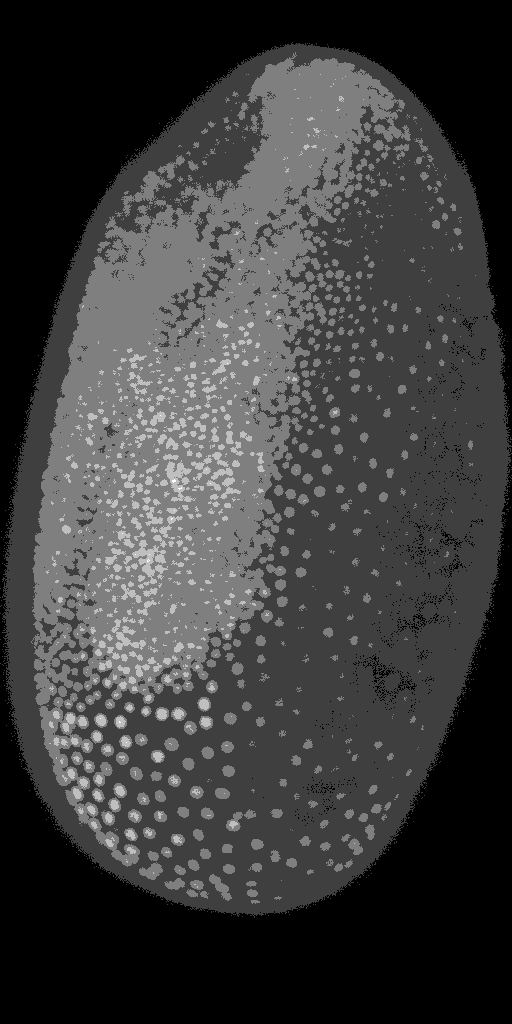
#> input picture ryan_savill/03_background_subtraction/MAX_Lund_18.0_22.0_Hours Z-projection t1.tif, 512 x 1024 px, found by its file name
$ jupyter execute 'Introduction to Image Analysis Basics in Python with Scikit Image.ipynb'
#> lines starting #> are read from the running program, lines starting #| are printed output that depends on the picture; after the words box and inside, x2 and y2 are one past the last pixel; in counts of white or black regions, pixels touching at a corner belong together
# Introduction to Image Analysis Basics in Python with Scikit Image
Now that we have a grasp of the basics of python it's time to get started with some proper image analysis! For the purposes of trying out image analysis I have a picture of a tribolium embryo with stained nuclei. It previously was a 3D image but we are working with a maximum projection to keep it simple (This means the maximum intensity over all slices of the embryo were taken). Now to see how processing is done in python the explanation will be shown with this example.
The first step in any program is to import the libraries needed. You can import whole libraries for example numpy:

[cell 1]
# we are importing it as 'np' to make the code that we have to write shorter
import numpy as np

Or we can import parts of a library that we need for example from scikit image or matplotlib

[cell 2]
from skimage import data, io, filters, feature
import matplotlib.pyplot as plt

If you have downloaded anaconda and created an environment as was described in my first [post](https://cryaaa.github.io/Python-Image-Analysis-Blog/Introduction_to_Python) you will have these libraries pre-installed as they are some of the standard scientific packages needed in python. If you get any errors, go to the command line, activate your environment and install the libraries. If you search the library you want to install in google you will find how to install them in your environment on the sites.

Now that we have the libraries imported we can talk a bit about them: Numpy is one of the most important libraries you'll need since a lot of the other libraries we will work with are partially based on numpy. In short numpy is a framework with which arrays can be used for mathmatical operations like vectors and matrices, but it is also far more than that. I would HIGHLY suggest watching [this video](https://www.youtube.com/watch?v=4uFs1qouPEI&list=PLZsOBAyNTZwYHBIlu_PUO19M7aHMgwBJr&index=12&ab_channel=DigitalSreeni) on numpy arrays and how they work. It is also helpful to play around with numpy arrays yourself to get used to how they work, because pictures in python are nothing else that numpy arrays of intensities!

The other library we will be using is scikit image: you could think of this library a bit like the ImageJ of python. It has hundreds of functions needed for image analysis included and this saves us form defining our own functions for gaussian blurs, thresholding, etc. Most importantly the 'io' submodule can be used to read and write images into or from python:

[cell 3]
# you will need to write the filepath for where you have
# the data stored in this variable as a string!
yourfilepath = 'data//02 Introduction to Image Analysis Basics in Python with Scikit Image//'

# the image will now be loaded into this variable
tribolium = io.imread(yourfilepath + 'MAX_Lund_18.0_22.0_Hours Z-projection t1.tif')
#> tribolium is the input picture: shape (1024, 512) uint16; min 126, max 1113, mean 373.7

# Let's see what happens if we print it!
print(tribolium)
#> (printed output is left out)
print('shape of tribolium picture: {}'.format(tribolium.shape))
#| shape of tribolium picture: (1024, 512)

Now we can obviously see that printing the values of the picture do not show it. We can also see that the shape of the picture is 1024 x 512 pixels and is represented by and array of 1024 arrays with the length 512: each value representing the intensity of a pixel. To take a look at a 2D image we need to use other functions. Either we can use scikit image or matplotlib: a library for plotting data (and images). Below you can see how to do this:

[cell 4]
# This line of code changes the image size when displayed
# the command is from matplotlibs pyplot submodule
plt.figure(figsize=(10,10))

# This line of code visualises the picture with the
# configured size
io.imshow(tribolium)

We can also display images with matplotlib. This needs more lines of code but we also have some more options regarding the plots like title. A detailed description of different plotting techniques can be found [here](https://matplotlib.org/3.1.0/gallery/subplots_axes_and_figures/subplots_demo.html)

[cell 5]
# here two objects of the plot are generated
# again we are setting the figure size larger
# than the standard size
fig, ax = plt.subplots(figsize=(10,10))

# the ax object is then used to display our picture
# cmap changes the colormap to greyscale
ax.imshow(tribolium, cmap='gray')

# we can also set a title for the plot in matplotlib
ax.set_title('Microscopy image of tribolium embryo at t1')

# The final command shows the plot we have generated above
plt.show()

Now that we have learnt how to look at our image we can move on to manipulating it! First we will perform simple thresholding with a median filter as preprocessing and otsu as the tresholding method. As you will see thresholding works slightly different to ImageJ and cellprofiler as we only get the value of the threshold. This value can then be used to check each pixel. Since our image is a numpy array this is really easy and only one line of code! To look at the original image side by side we will use matplotlib to display the results:

[cell 6]
# importing the scipy library since it contains a median filter
from scipy import ndimage

# medianfiltering with scipy to remove noise in the image
medianfilteredtrib = ndimage.median_filter(tribolium, size = 1)

# determining the intensity value of the threshold according to otsu
otsu_thresh = filters.threshold_otsu(medianfilteredtrib)
#> otsu_thresh = 422

# here we perform the binarisation and all it takes is one line!
# the larger than symbol applies to each pixel in the image and returns
# either true or false, which is either white ore black, respectively
tribolium_binary = medianfilteredtrib > otsu_thresh
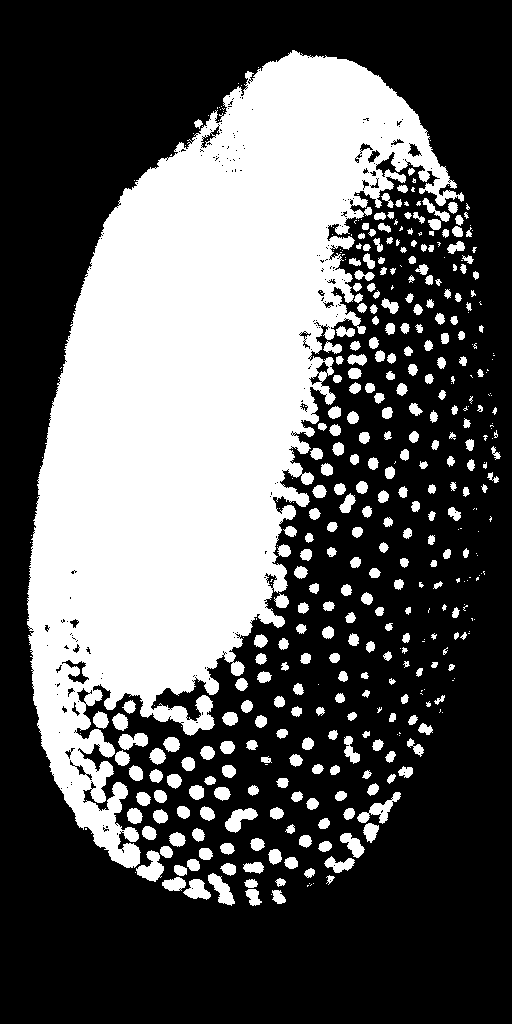
#> tribolium_binary: shape (1024, 512) bool; 35.9% white; 438 white regions (147 under 20 px), largest, box (x1, y1, x2, y2) and area: (27, 50, 464, 868) 160173, (136, 850, 164, 882) 484, (357, 792, 401, 824) 474


# plotting the original and thresholded image
# the 1 after the subplot determines number of rows
# the 2 after the subplot determines number of columns
fig, (ax1, ax2) = plt.subplots(1, 2, figsize =(10,10))

# show the results in grayscale
plt.gray()

# displaying the two images
ax1.imshow(tribolium)
ax2.imshow(tribolium_binary)

# setting titles
ax1.set_title("Original Image")
ax2.set_title("Tresholded Nuclei")

# showing the plots
plt.show()
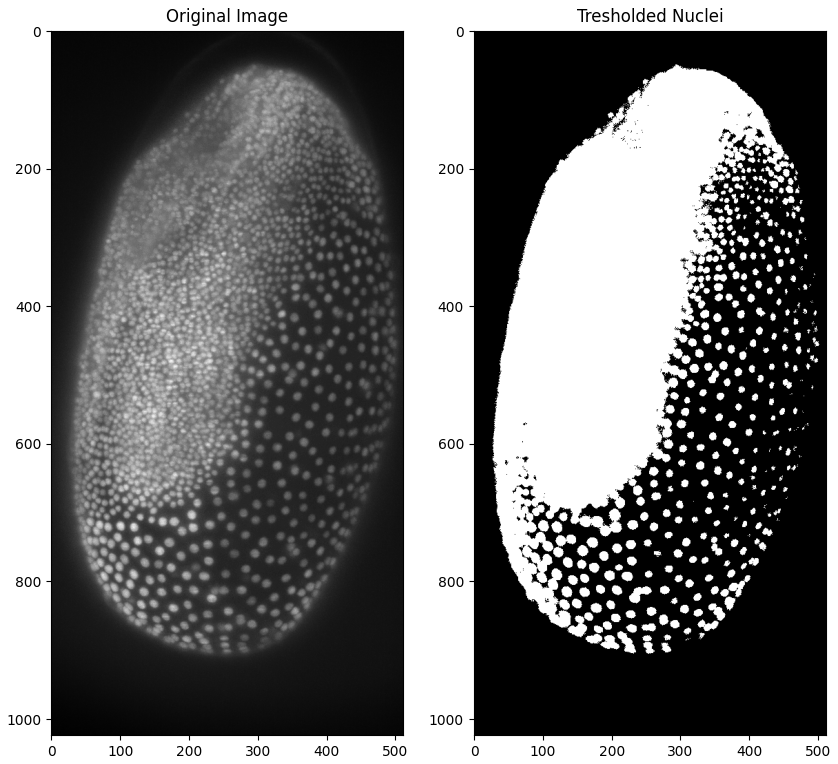
#> figure drawn by matplotlib, 2 panels

Instead of writing every line of code directly we can also perform more complicated workflows by defining a function and then calling it. This is especially helpful when we need to use functions often or we want to keep the code simple to not get lost in what sometimes is called [spaghetti-code](https://en.wikipedia.org/wiki/Spaghetti_code). Here we are writing a function that does the median-filter and thresholding like above, with a few input parameters so we can choose the median-filter size and if the background is black or white. If we already write default values in the function definition we can choose to change these values when we call the function or just call the function without the variables and work with the default values. The result should still be the same as above:

[cell 7]
def median_and_otsutresh(img,mediansize = 1,blackbgnd = True):
    # for a function to always work you need to import the libraries used in the function
#> called with mediansize = 1, blackbgnd = True
    from scipy.ndimage import median_filter
    from skimage.filters import threshold_otsu

    medianimg = median_filter(img,mediansize)

    tresh = threshold_otsu(medianimg)
#> tresh = 422

    # check if the background is black
    if blackbgnd:
        # return thresholded image
        return medianimg > tresh

    # background is white
    else:
        # return thresholded image
        return medianimg < tresh

# calling the function
tribolium_binary_function = median_and_otsutresh(tribolium)

# plotting------------------------------------------------------
fig, (ax1, ax2) = plt.subplots(1, 2, figsize =(10,10))
plt.gray()

# displaying the two images
ax1.imshow(tribolium)
ax2.imshow(tribolium_binary_function)

# setting titles
ax1.set_title("Original Image")
ax2.set_title("Tresholded Nuclei")

# showing the plots
plt.show()

These results are not too great so some preprocessing appart from the median filter is needed. Here we will use a tophat filter for background subtraction in order to achieve a more percise segmentation. The function shown here is a simple implementation of the scikit image function and works with a radius as parameter for the tophat filtering. A more in-depth look at background subtration is will be provided in a separate blogpost!

[cell 8]
# defining a function for background subtraction
def subtract_background(image, radius=50, light_bg=False):
        #scikit image tophat function and structuring element need to be imported
#> called with radius = 15, light_bg = False
        from skimage.morphology import white_tophat, black_tophat, disk

        # this structuring element determines the size of background subtraction
        str_el = disk(radius)

        if light_bg:
            # the tophat function needs the image as well as the structuring element
            return black_tophat(image, str_el)

        else:
            return white_tophat(image, str_el)
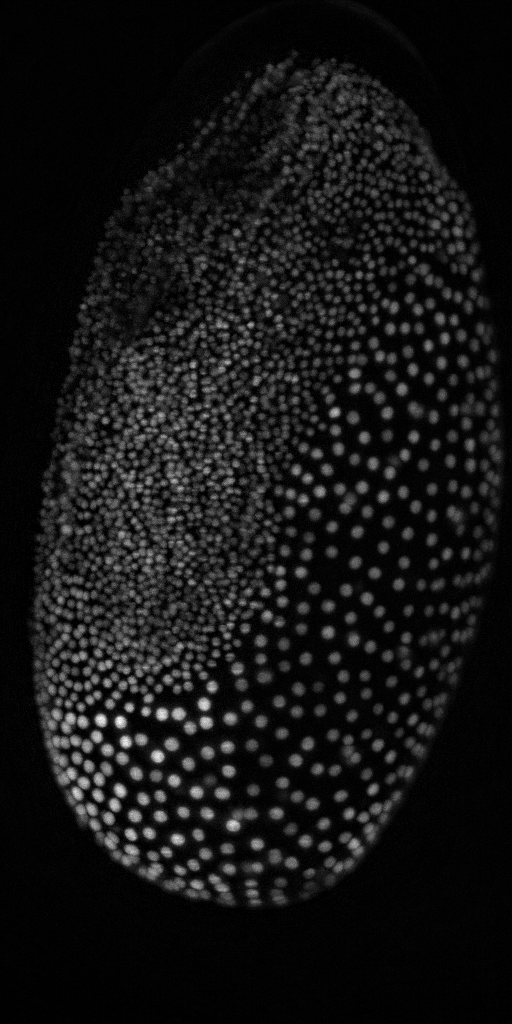
#> returned value: shape (1024, 512) uint16; min 0, max 716, mean 59.9; drawn with min black and max white

# calling the function
b_sub_triboium = subtract_background(tribolium,15)

# thresholding with previous function
thresh_b_sub_trib = median_and_otsutresh(b_sub_triboium)
#> call 2 of median_and_otsutresh, with mediansize = 1, blackbgnd = True
#> in median_and_otsutresh (call 2), `tresh = threshold_otsu(medianimg)`: tresh = 114
#> in median_and_otsutresh (call 2), `return medianimg > tresh`:
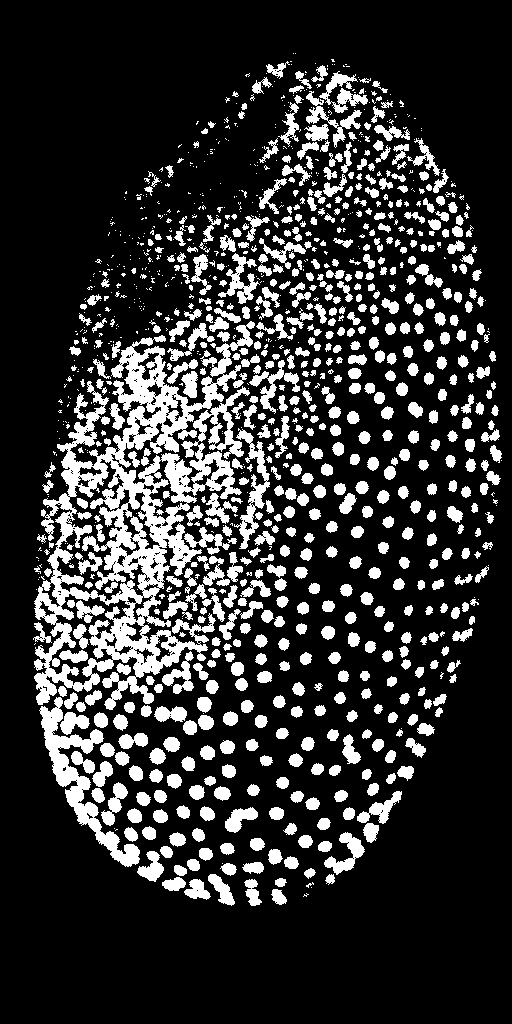
#> returned value: shape (1024, 512) bool; 19.7% white; 1192 white regions (501 under 20 px), largest, box (x1, y1, x2, y2) and area: (34, 321, 255, 710) 28336, (39, 697, 140, 867) 3611, (234, 428, 270, 549) 1246

# plotting-------------------------------------------------------------
# This time we want three plots so we need to change the axes and values accordingly!
fig, (ax1, ax2, ax3) = plt.subplots(1, 3, figsize =(20,20))

ax1.imshow(tribolium)
ax1.set_title('Original')

ax2.imshow(b_sub_triboium)
ax2.set_title('Background Subtracted')

ax3.imshow(thresh_b_sub_trib)
ax3.set_title('Thresholded Image')

To actually get to individual marked cells we need to perform connected components analysis, in which each seperate group of white pixels is marked as an individual entity. This is done by assigning a different grey value to each pixel and is easily handled with the measure submodule of scikit image. The result can then be plotted

[cell 9]
from skimage import segmentation, measure # importing the libraries

# performing the binarisation in just one line of code!
binarised_tribolium = median_and_otsutresh(subtract_background(tribolium,15),1) # saving the binarised image as variable

# calling the labelling function from scikit image
labelled_tribolium = measure.label(binarised_tribolium)
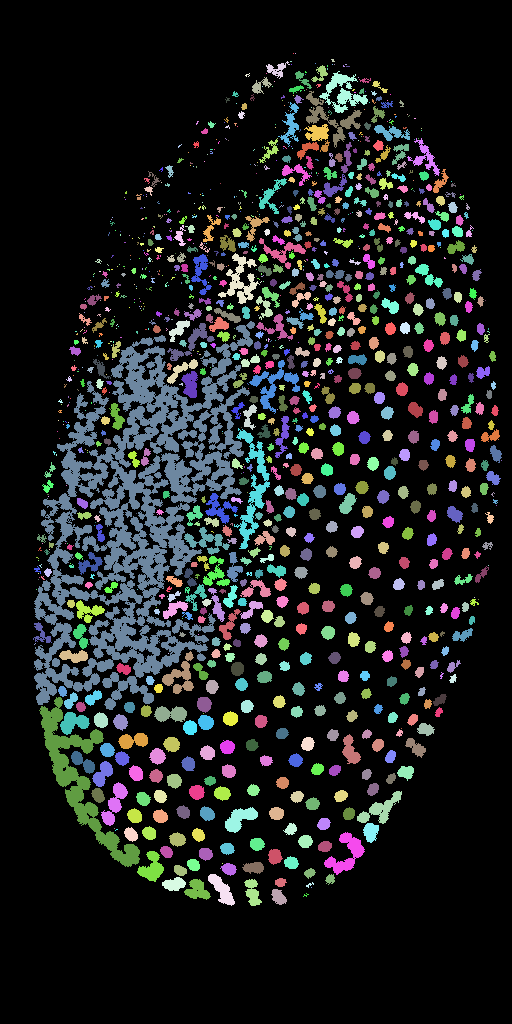
#> labelled_tribolium: shape (1024, 512) int32; 1193 distinct labels, from 0 to 1192; one colour per label, 0 black


fig, (ax1, ax2) = plt.subplots(1, 2, figsize =(20,20))
ax1.imshow(binarised_tribolium)
ax1.set_title('Thresholded Image')
ax2.imshow(labelled_tribolium)
ax2.set_title('Connected Componets Analysis')
